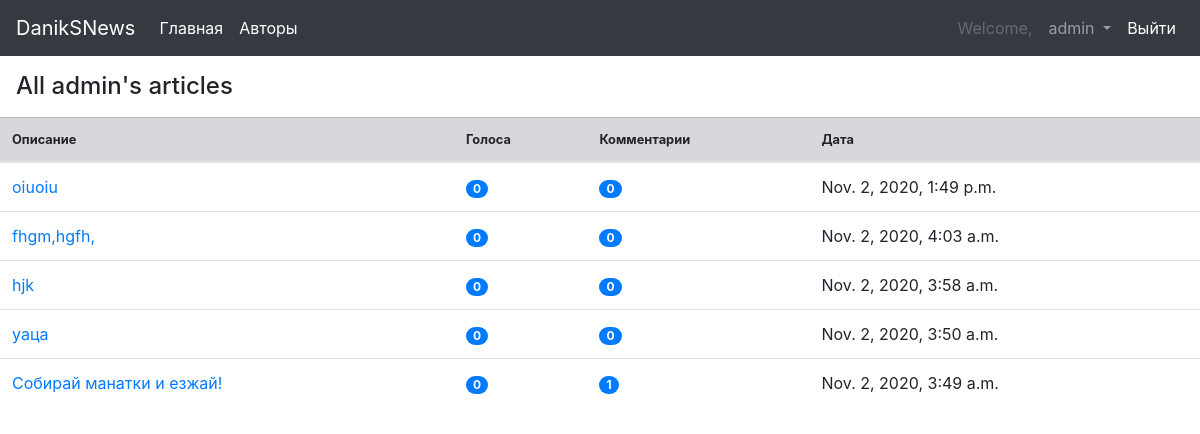
/accounts/profile/articles/ (signed in), run on the app's committed database.
### article/models.py (models this page shows, shortened)
class Article(models.Model):
    title = models.CharField(max_length=255, verbose_name='Название')
    text = models.TextField(max_length=5000, verbose_name='Содержание')
    author = models.ForeignKey(User, max_length=255, verbose_name='Автор', on_delete=models.CASCADE)
    data = models.DateTimeField(auto_now_add=True)
    slug = models.SlugField(max_length=255, blank=True)
    def get_absolute_url(self):
        return reverse('article_detail_url', kwargs={'slug': self.slug})

### accounts/views.py (the view)
# urls.py: path('profile/articles/', profile_all_articles, name='profile_all_articles'),
def profile_all_articles(request):
    user = request.user
    articles = Article.objects.filter(author=user).order_by('-data')
    list_of_data = []
    for article in articles:
        num_votes = 0
        for choice in article.choice_set.all():
            num_votes += choice.votes
        tmp = (article, article.comment_set.count(), num_votes)
        list_of_data.append(tmp)
    context = {
        'user': user,
        'list_of_data': list_of_data,
    }
    return render(request, 'accounts/profile_all_articles.html', context=context)

### accounts/templates/accounts/profile_all_articles.html
{% extends 'base.html' %}
{% block content %}
    <div class="d-flex align-items-center justify-content-between mb-3 mt-3 ml-3">
        <h4 class="mb-0">All {{ user.username }}'s articles</h4>
    </div>
    <table class="table">
        <thead>
        <tr class="table-secondary small">
            <th scope="col">Описание</th>
            <th scope="col">Голоса</th>
            <th scope="col">Комментарии</th>
            <th scope="col">Дата</th>
        </tr>
        </thead>
        <tbody>
        {% for article, com_num, vote_num in list_of_data %}
            <tr>
                <td><a href="{{ article.get_absolute_url }}" class="text-black">{{article.title|truncatechars:60}}</a></td>
                <td><span class="badge badge-primary badge-pill">{{vote_num}}</span></td>
                <td><span class="badge badge-primary badge-pill">{{com_num}}</span></td>
                <td>{{ article.data }}</td>
            </tr>
        {% endfor %}
        </tbody>
    </table>
{% endblock %}

### news/templates/base.html (shortened to what this page needs)
<!DOCTYPE html>
<html lang="en">
<head>
    <link rel="stylesheet" href="https://cdn.jsdelivr.net/npm/bootstrap@4.5.3/dist/css/bootstrap.min.css">
</head>
<body>
<nav class="navbar navbar-expand-lg navbar-dark bg-dark">
    <a class="navbar-brand" href="{% url 'index' %}">DanikSNews</a>
    <div class="collapse navbar-collapse" id="navbarNavAltMarkup">
        <div class="navbar-nav">
            <a class="nav-link active" href="{% url 'index' %}">Главная<span class="sr-only">(current)</span></a>
            <a class="nav-link active" href="#">Авторы</a>
        </div>
        <div class="navbar-collapse justify-content-end" id="navbarNavAltMarkup">
            <ul class="navbar-nav ">
                {% if user.is_authenticated %}
                    <li class="nav-item ">
                        <a class="nav-link disabled" tabindex="-1" aria-disabled="true">Welcome,</a>
                    </li>
                    <li class="nav-item dropdown " >
                        <a class="nav-link dropdown-toggle" href="#" id="navbarDropdown" role="button"
                           data-toggle="dropdown" aria-haspopup="true" aria-expanded="false">
                            {{ user.username }}
                        </a>
                    </li>
                    <a class="nav-link active" href="{% url 'accounts:logout_url' %}">Выйти</a>
                {% else %}
                    <a class="nav-link active" href="{% url 'accounts:register_url' %}">Регистрация</a>
                    <a class="nav-link active" href="{% url 'accounts:login_url' %}">Войти</a>
                {% endif %}
            </ul>
        </div>
    </div>
</nav>
{% block content %}
{% endblock %}
</body>
</html>

### data on the page
Article: title "oiuoiu", vote_num "0", com_num "0", data "Nov. 2, 2020, 1:49 p.m."
Article: title "fhgm,hgfh,", vote_num "0", com_num "0", data "Nov. 2, 2020, 4:03 a.m."
Article: title "hjk", vote_num "0", com_num "0", data "Nov. 2, 2020, 3:58 a.m."
Article: title "уаца", vote_num "0", com_num "0", data "Nov. 2, 2020, 3:50 a.m."
Article: title "Собирай манатки и езжай!", vote_num "0", author "1", data "Nov. 2, 2020, 3:49 a.m."

### other printed values
{{ user.username }} "admin"
